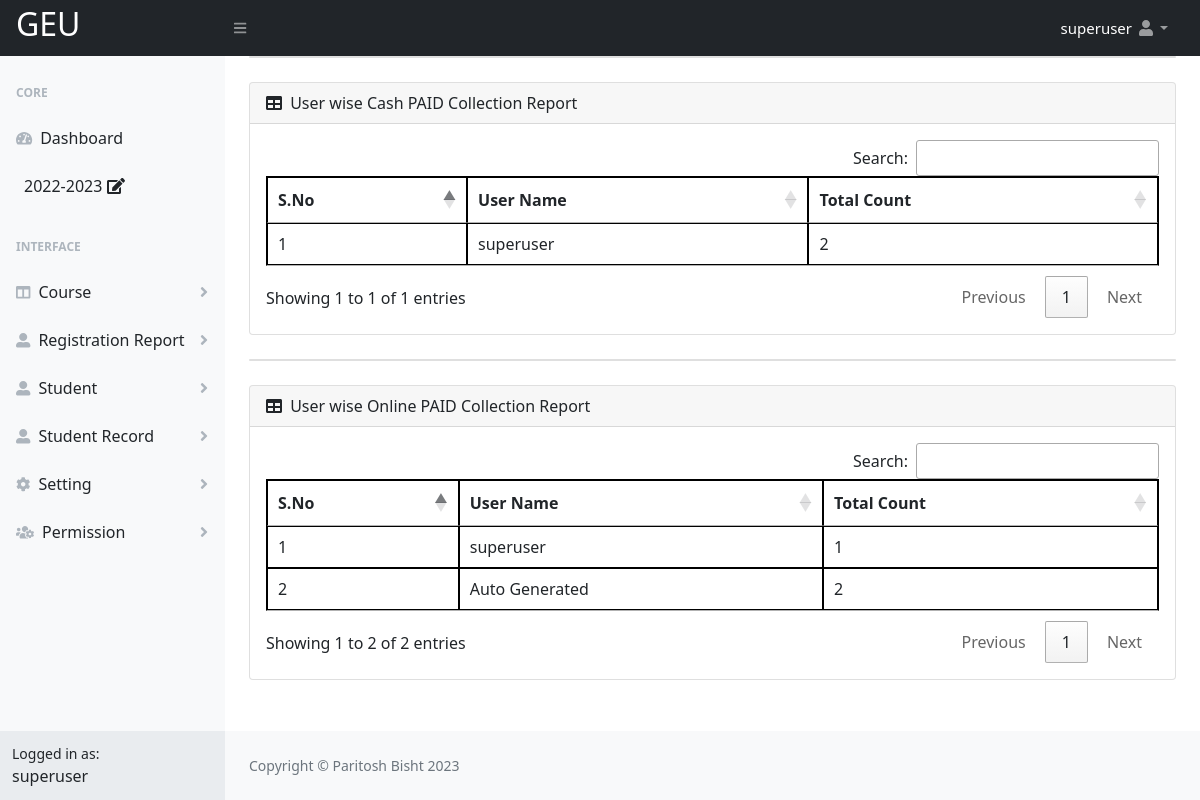
The app's page /Registration/admin/UserWiseReport.php (signed in) with its own data.
### tables this page shows
CREATE TABLE `school` (
  `school_id` int(11) NOT NULL,
  `school_name` varchar(200) NOT NULL,
  `school_code` varchar(6) NOT NULL,
  `admission_number_starting` varchar(10) NOT NULL,
  `school_srtname` varchar(50) NOT NULL,
  `school_photo` varchar(100) NOT NULL,
  `school_number` varchar(200) NOT NULL,
  `school_email` varchar(200) NOT NULL,
  `school_address` varchar(200) NOT NULL,
  `school_country` varchar(100) NOT NULL,
  `school_state` varchar(100) NOT NULL,
  `school_district` varchar(100) NOT NULL,
  `school_city` varchar(100) NOT NULL,
  `school_pincode` varchar(100) NOT NULL,
  `status` varchar(10) NOT NULL,
  `own_filled` varchar(10) NOT NULL,
  `createdby` varchar(100) NOT NULL,
  `createdtime` varchar(100) NOT NULL,
  `updateby` varchar(100) NOT NULL,
  `updatetime` varchar(100) NOT NULL,
  `disableby` varchar(100) NOT NULL,
  `disabletime` varchar(100) NOT NULL
);

CREATE TABLE `user` (
  `id` int(11) NOT NULL,
  `first_name` varchar(50) NOT NULL,
  `middle_name` varchar(50) NOT NULL,
  `last_name` varchar(50) NOT NULL,
  `login` varchar(50) NOT NULL,
  `user_id` varchar(100) NOT NULL,
  `password` varchar(255) NOT NULL,
  `hash_password` varchar(255) NOT NULL,
  `dob` varchar(30) NOT NULL,
  `number` varchar(20) NOT NULL,
  `email` varchar(50) NOT NULL,
  `photo` varchar(100) NOT NULL,
  `type` varchar(20) NOT NULL,
  `status` varchar(10) NOT NULL,
  `disablereason` varchar(300) NOT NULL,
  `activereason` varchar(300) NOT NULL,
  `pass` varchar(100) NOT NULL,
  `oldpass` varchar(100) NOT NULL,
  `session` varchar(20) NOT NULL,
  `createdby` varchar(50) NOT NULL,
  `createdtime` varchar(50) NOT NULL,
  `updateby` varchar(100) NOT NULL,
  `updatetime` varchar(100) NOT NULL,
  `disableby` varchar(50) NOT NULL,
  `disabletime` varchar(50) NOT NULL,
  `password_reset_by` varchar(10) NOT NULL,
  `password_reset_time` varchar(30) NOT NULL,
  `forget_password_time` varchar(100) NOT NULL,
  `change_pass_time` varchar(100) NOT NULL,
  `wrong_pass_count` int(10) NOT NULL,
  `wrong_pass_time` varchar(30) NOT NULL,
  `wrong_pass_reset_type` varchar(20) NOT NULL,
  `current_session` varchar(20) NOT NULL,
  `statusactivereason` varchar(100) NOT NULL,
  `statusactiveby` varchar(20) NOT NULL,
  `statusactivetime` varchar(30) NOT NULL,
  `usercourse_id` varchar(20) NOT NULL,
  `usersection` varchar(20) NOT NULL,
  `usersemester` varchar(20) NOT NULL
);

CREATE TABLE `menu` (
  `menu_id` int(20) NOT NULL,
  `menu_name` varchar(30) NOT NULL,
  `menu_icon` varchar(30) NOT NULL,
  `menu_order` varchar(10) NOT NULL,
  `status` varchar(10) NOT NULL,
  `disablereason` varchar(100) NOT NULL,
  `activereason` varchar(100) NOT NULL,
  `createdby` varchar(30) NOT NULL,
  `createdtime` varchar(30) NOT NULL,
  `updateby` varchar(30) NOT NULL,
  `updatetime` varchar(30) NOT NULL,
  `disableby` varchar(30) NOT NULL,
  `disabletime` varchar(30) NOT NULL
);

### Registration/admin/UserWiseReport.php (the view, shortened to what this page needs)
<?php
include("include/header.php");
require("permission_check.php");
?>
           <div id="layoutSidenav_content">
                <main>
                    <div class="container-fluid px-4">
                        <div class="card mb-4">
                        </div>
                        <div class="card mb-4">
                            <div class="card-header">
                                <i class="fas fa-table me-1"></i>
                                User wise Cash PAID Collection Report
                            </div>
                            <div class="card-body">
                                <div style="overflow-x:auto;">
                                <table id="datatablesSimpl">
                                    <thead>
                                        <tr>
                                           <th>S.No</th>
                                            <th>User Name</th>
                                            <th>Total Count</th>
                                        </tr>
                                    </thead>
                                    <tbody>
                                       <?php
                                       $count = 0;
                                        $sql=mysqli_query($con,"SELECT `feeupdateby`,COUNT(`feeupdateby`) FROM `registration` WHERE `paid_mode`='Cash' AND `fee_status`='Active'AND `session`='$activesession_record' GROUP by `feeupdateby` ORDER BY `COUNT(``feeupdateby``)` ASC ");
                                        while($result=mysqli_fetch_assoc($sql))
    {
        $count+=1;
$created_user_id=$result['feeupdateby'];
                                                         $result123=mysqli_query($con,"SELECT * FROM `user` WHERE `id`=\"$created_user_id\"");
                                                          $row12=mysqli_fetch_array($result123);
                                                          $user_login_name=$row12['first_name']." ".$row12['middle_name']." ".$row12['last_name'];
                                        ?>
                                        <tr>
                                            <td><?php echo $count; ?></td>
                                            <td><?php echo $user_login_name; ?></td>
                                            <td><?php echo $result['COUNT(`feeupdateby`)']; ?></td>
                                        </tr>
                                         <?php
                                    }
                                        ?>
                                    </tbody>
                                </table>
                            </div>
                        </div>
                    </div>
  </div>
<div class="container-fluid px-4">
                        <div class="card mb-4">
                        </div>
                        <div class="card mb-4">
                            <div class="card-header">
                                <i class="fas fa-table me-1"></i>
                                User wise Online PAID Collection Report
                            </div>
                            <div class="card-body">
                                <div style="overflow-x:auto;">
                                <table id="NewRecordTabl">
                                    <thead>
                                        <tr>
                                           <th>S.No</th>
                                            <th>User Name</th>
                                            <th>Total Count</th>
                                        </tr>
                                    </thead>
                                    <tbody>
                                       <?php
                                       $count = 0;
                                        $sql=mysqli_query($con,"SELECT `feeupdateby`,COUNT(`feeupdateby`) FROM `registration` WHERE `paid_mode`='Online' AND `fee_status`='Active' AND `session`='$activesession_record' GROUP by `feeupdateby` ORDER BY `COUNT(``feeupdateby``)` ASC ");
                                        while($result=mysqli_fetch_assoc($sql))
    {
        $count+=1;
$created_user_id=$result['feeupdateby'];
        $result123=mysqli_query($con,"SELECT * FROM `user` WHERE `id`=\"$created_user_id\"");
         $row12=mysqli_fetch_array($result123);
         $user_login_name=$row12['first_name']." ".$row12['middle_name']." ".$row12['last_name'];
                                        ?>
                                        <tr>
                                            <td><?php echo $count; ?></td>
                                            <td><?php if($created_user_id) { echo $user_login_name; } else { echo "Auto Generated"; } ?></td>
                                            <td><?php echo $result['COUNT(`feeupdateby`)']; ?></td>
                                        </tr>
                                         <?php
                                    }
                                        ?>
                                    </tbody>
                                </table>
                            </div>
                        </div>
                    </div>
  </div>
                </main>
<?php
          include("include/footer.php");
      ?>

### Registration/admin/include/header.php (shortened to what this page needs)
<?php
    include("config.php");
 ?>
 <?php
extract($_POST);
?>
<!DOCTYPE html>
<html lang="en">
    <head>
        <link href="https://cdn.jsdelivr.net/npm/simple-datatables@latest/dist/style.css" rel="stylesheet" />
        <link href="css/styles.css" rel="stylesheet" />
         <link href=" https://cdnjs.cloudflare.com/ajax/libs/twitter-bootstrap/5.0.1/css/bootstrap.min.css" rel="stylesheet" />
         <link rel="stylesheet" href="https://cdn.datatables.net/1.10.19/css/jquery.dataTables.min.css">
         <link href=" https://cdn.datatables.net/buttons/2.2.2/css/buttons.dataTables.min.css" rel="stylesheet" />
          <link href="https://cdn.datatables.net/1.11.4/css/dataTables.bootstrap5.min.css" rel="stylesheet" />
    </head>
    <body class="sb-nav-fixed"  oncontextmenu="return false">
       <nav class="sb-topnav navbar navbar-expand navbar-dark bg-dark">
            <a class="navbar-brand ps-3" href="dashboard.php"><?php
$schol=mysqli_query($con,"SELECT * FROM `school` WHERE `status` = \"Active\"");
$res1=mysqli_fetch_assoc($schol); ?>
<h2 style="text-transform:uppercase;"><?php
echo $school_short_name_record = $res1['school_srtname'];
?></h2></a>
            <button class="btn btn-link btn-sm order-1 order-lg-0 me-4 me-lg-0" id="sidebarToggle" href="#!"><i class="fas fa-bars"></i></button>
            <ul class="navbar-nav ms-auto ms-md-0 me-3 me-lg-4">
                   <?php
$loginsession = $_SESSION["alogin"];
$q=mysqli_query($con,"SELECT * FROM `user` WHERE `login` ='$loginsession'  and `status` = \"Active\"");
$res=mysqli_fetch_assoc($q);
$login_user_type = $res['type'];
$log = $res['id'];
$useractivesessionquery=mysqli_query($con,"SELECT * FROM `user` WHERE `id` ='$log'");
$resuseractivesessionquery=mysqli_fetch_assoc($useractivesessionquery);
$activesession_record=$resuseractivesessionquery['current_session'];
                    ?>
                <li class="nav-item dropdown">
                    <a class="nav-link dropdown-toggle" id="navbarDropdown" href="#" role="button" data-bs-toggle="dropdown" aria-expanded="false"><span style=" font-size:15px; color: white;" aria-expanded="false">  <?php echo $res['first_name'] ." ".$res['middle_name']  ." ". $res['last_name']; ?></span> <i class="fas fa-user fa-fw"></i></a>
                </li>
            </ul>
        </nav>
        <div id="layoutSidenav">
            <div id="layoutSidenav_nav">
                <nav class="sb-sidenav accordion sb-sidenav-light" id="sidenavAccordion">
                    <div class="sb-sidenav-menu">
                        <div class="nav">
                            <div class="sb-sidenav-menu-heading">Core</div>
                            <a class="nav-link" href="dashboard.php">
                                <div class="sb-nav-link-icon"><i class="fas fa-tachometer-alt"></i></div>
                                Dashboard
                            </a>
                            <?php if ($login_user_type=="superuser" || $login_user_type=="admin") { ?>
                              <a class="nav-link" href=""  data-bs-toggle="modal" data-bs-target="#sessionmodal" >
                                <?php echo $activesession_record;?>&nbsp;<i class="fas fa-edit"></i>
                            </a>
                             <?php } ?>
                             <div class="sb-sidenav-menu-heading">Interface</div>
<?php
       $menulistqry="SELECT * FROM `menu` WHERE `status`='Active' ORDER BY `menu`.`menu_order` ASC";
       $menulistres=mysqli_query($con,$menulistqry);
       while($menulistdata=mysqli_fetch_assoc($menulistres))
        {
$rmenu_id=$menulistdata['menu_id'];
$menuaccessqry="SELECT * from `modulepermission` WHERE modulepermission.`modulemenu_id`='$rmenu_id' AND modulepermission.`modulepermission`='Yes' AND modulepermission.`moduleuser_id`='$log'";
$menuaccessres=mysqli_query($con,$menuaccessqry);
$menuaccessrow=mysqli_num_rows($menuaccessres);
if($menuaccessrow>0)
         {
          ?>
                            <a class="nav-link collapsed" href="#" data-bs-toggle="collapse" data-bs-target="#collapse<?php echo $menulistdata['menu_id'];?>" aria-expanded="false" aria-controls="collapse<?php echo $menulistdata['menu_id'];?>">
                                <div class="sb-nav-link-icon"><i class="<?php echo $menulistdata['menu_icon'];?>"></i></div>
                                <?php echo $menulistdata['menu_name'];?>
                                <div class="sb-sidenav-collapse-arrow"><i class="fas fa-angle-down"></i></div>
                            </a>
                           <?php } } ?>
                             </div>
                    </div>
                    <div class="sb-sidenav-footer">
                        <div class="small">Logged in as:</div>
                        <?php echo $res['login']; ?>
                    </div>
                </nav>
            </div>

### Registration/admin/include/footer.php (style rules this page uses)
table, th, td { border: .1px solid black; border-collapse: collapse; }

### records on screen
school: school_srtname "GEU"
user: first_name "superuser", current_session "2022-2023", login "superuser", user_login_name "superuser"
menu: menu_name "Course"
menu: menu_name "Registration Report"
menu: menu_name "Student"
menu: menu_name "Student Record"
menu: menu_name "Setting"
menu: menu_name "Permission"

### other values on screen
$result['COUNT(`feeupdateby`)'] "2"
$result['COUNT(`feeupdateby`)'] "1"
